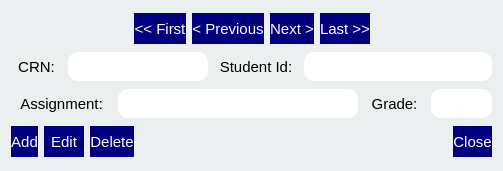
<?xml version="1.0" encoding="UTF-8"?>
<ui version="4.0">
 <class>gradeFormDialog</class>
 <widget class="QDialog" name="gradeFormDialog">
  <property name="geometry">
   <rect>
    <x>0</x>
    <y>0</y>
    <width>503</width>
    <height>171</height>
   </rect>
  </property>
  <property name="windowTitle">
   <string>Dialog</string>
  </property>
  <property name="styleSheet">
   <string notr="true">QDialog {background-color: rgb(235, 239, 240);}
QPushButton {background-color: rgb(0, 0, 127); color: white; border-width: 2 px; border-radius: 10 px; }
QLabel {color: black;}
QLineEdit {background-color: white; color: black; border-width: 2 px; border-radius: 10px;}</string>
  </property>
  <layout class="QVBoxLayout" name="verticalLayout">
   <item>
    <layout class="QHBoxLayout" name="horizontalLayout">
     <item>
      <spacer name="horizontalSpacer_5">
       <property name="orientation">
        <enum>Qt::Horizontal</enum>
       </property>
       <property name="sizeType">
        <enum>QSizePolicy::MinimumExpanding</enum>
       </property>
       <property name="sizeHint" stdset="0">
        <size>
         <width>40</width>
         <height>20</height>
        </size>
       </property>
      </spacer>
     </item>
     <item>
      <widget class="QPushButton" name="firstButton">
       <property name="sizePolicy">
        <sizepolicy hsizetype="Fixed" vsizetype="Fixed">
         <horstretch>0</horstretch>
         <verstretch>0</verstretch>
        </sizepolicy>
       </property>
       <property name="minimumSize">
        <size>
         <width>0</width>
         <height>31</height>
        </size>
       </property>
       <property name="font">
        <font>
         <family>Arial</family>
         <pointsize>11</pointsize>
        </font>
       </property>
       <property name="text">
        <string>&lt;&lt; First</string>
       </property>
       <property name="autoDefault">
        <bool>false</bool>
       </property>
       <property name="default">
        <bool>false</bool>
       </property>
      </widget>
     </item>
     <item>
      <widget class="QPushButton" name="previousButton">
       <property name="sizePolicy">
        <sizepolicy hsizetype="Fixed" vsizetype="Fixed">
         <horstretch>0</horstretch>
         <verstretch>0</verstretch>
        </sizepolicy>
       </property>
       <property name="minimumSize">
        <size>
         <width>0</width>
         <height>31</height>
        </size>
       </property>
       <property name="font">
        <font>
         <family>Arial</family>
         <pointsize>11</pointsize>
        </font>
       </property>
       <property name="text">
        <string>&lt; Previous</string>
       </property>
       <property name="autoDefault">
        <bool>false</bool>
       </property>
       <property name="default">
        <bool>false</bool>
       </property>
      </widget>
     </item>
     <item>
      <widget class="QPushButton" name="nextButton">
       <property name="sizePolicy">
        <sizepolicy hsizetype="Fixed" vsizetype="Fixed">
         <horstretch>0</horstretch>
         <verstretch>0</verstretch>
        </sizepolicy>
       </property>
       <property name="minimumSize">
        <size>
         <width>0</width>
         <height>31</height>
        </size>
       </property>
       <property name="font">
        <font>
         <family>Arial</family>
         <pointsize>11</pointsize>
        </font>
       </property>
       <property name="text">
        <string>Next &gt;</string>
       </property>
       <property name="autoDefault">
        <bool>false</bool>
       </property>
       <property name="default">
        <bool>false</bool>
       </property>
      </widget>
     </item>
     <item>
      <widget class="QPushButton" name="lastButton">
       <property name="sizePolicy">
        <sizepolicy hsizetype="Fixed" vsizetype="Fixed">
         <horstretch>0</horstretch>
         <verstretch>0</verstretch>
        </sizepolicy>
       </property>
       <property name="minimumSize">
        <size>
         <width>0</width>
         <height>31</height>
        </size>
       </property>
       <property name="font">
        <font>
         <family>Arial</family>
         <pointsize>11</pointsize>
        </font>
       </property>
       <property name="text">
        <string>Last &gt;&gt;</string>
       </property>
       <property name="autoDefault">
        <bool>false</bool>
       </property>
       <property name="default">
        <bool>false</bool>
       </property>
      </widget>
     </item>
     <item>
      <spacer name="horizontalSpacer_6">
       <property name="orientation">
        <enum>Qt::Horizontal</enum>
       </property>
       <property name="sizeType">
        <enum>QSizePolicy::MinimumExpanding</enum>
       </property>
       <property name="sizeHint" stdset="0">
        <size>
         <width>40</width>
         <height>20</height>
        </size>
       </property>
      </spacer>
     </item>
    </layout>
   </item>
   <item>
    <layout class="QHBoxLayout" name="horizontalLayout_3">
     <item>
      <widget class="QLabel" name="crnLabel">
       <property name="sizePolicy">
        <sizepolicy hsizetype="Fixed" vsizetype="Preferred">
         <horstretch>0</horstretch>
         <verstretch>0</verstretch>
        </sizepolicy>
       </property>
       <property name="maximumSize">
        <size>
         <width>51</width>
         <height>21</height>
        </size>
       </property>
       <property name="font">
        <font>
         <family>Arial</family>
         <pointsize>11</pointsize>
        </font>
       </property>
       <property name="text">
        <string>CRN:</string>
       </property>
       <property name="alignment">
        <set>Qt::AlignCenter</set>
       </property>
       <property name="buddy">
        <cstring>crnLineEdit</cstring>
       </property>
      </widget>
     </item>
     <item>
      <widget class="QLineEdit" name="crnLineEdit">
       <property name="sizePolicy">
        <sizepolicy hsizetype="Preferred" vsizetype="Preferred">
         <horstretch>0</horstretch>
         <verstretch>0</verstretch>
        </sizepolicy>
       </property>
       <property name="font">
        <font>
         <family>Arial</family>
         <pointsize>11</pointsize>
        </font>
       </property>
       <property name="text">
        <string/>
       </property>
       <property name="alignment">
        <set>Qt::AlignCenter</set>
       </property>
       <property name="placeholderText">
        <string/>
       </property>
      </widget>
     </item>
     <item>
      <widget class="QLabel" name="studentIdLabel">
       <property name="maximumSize">
        <size>
         <width>91</width>
         <height>21</height>
        </size>
       </property>
       <property name="font">
        <font>
         <family>Arial</family>
         <pointsize>11</pointsize>
        </font>
       </property>
       <property name="text">
        <string>Student Id:</string>
       </property>
       <property name="alignment">
        <set>Qt::AlignCenter</set>
       </property>
       <property name="buddy">
        <cstring>studentIdLineEdit</cstring>
       </property>
      </widget>
     </item>
     <item>
      <widget class="QLineEdit" name="studentIdLineEdit">
       <property name="sizePolicy">
        <sizepolicy hsizetype="Preferred" vsizetype="Fixed">
         <horstretch>0</horstretch>
         <verstretch>0</verstretch>
        </sizepolicy>
       </property>
       <property name="minimumSize">
        <size>
         <width>188</width>
         <height>29</height>
        </size>
       </property>
       <property name="font">
        <font>
         <family>Arial</family>
         <pointsize>11</pointsize>
        </font>
       </property>
       <property name="alignment">
        <set>Qt::AlignCenter</set>
       </property>
       <property name="placeholderText">
        <string/>
       </property>
      </widget>
     </item>
    </layout>
   </item>
   <item>
    <layout class="QHBoxLayout" name="horizontalLayout_2">
     <item>
      <widget class="QLabel" name="assignmentLabel">
       <property name="sizePolicy">
        <sizepolicy hsizetype="Fixed" vsizetype="Fixed">
         <horstretch>0</horstretch>
         <verstretch>0</verstretch>
        </sizepolicy>
       </property>
       <property name="maximumSize">
        <size>
         <width>101</width>
         <height>21</height>
        </size>
       </property>
       <property name="font">
        <font>
         <family>Arial</family>
         <pointsize>11</pointsize>
        </font>
       </property>
       <property name="text">
        <string>Assignment:</string>
       </property>
       <property name="alignment">
        <set>Qt::AlignCenter</set>
       </property>
       <property name="buddy">
        <cstring>assignmentLineEdit</cstring>
       </property>
      </widget>
     </item>
     <item>
      <widget class="QLineEdit" name="assignmentLineEdit">
       <property name="sizePolicy">
        <sizepolicy hsizetype="Preferred" vsizetype="Fixed">
         <horstretch>0</horstretch>
         <verstretch>0</verstretch>
        </sizepolicy>
       </property>
       <property name="minimumSize">
        <size>
         <width>188</width>
         <height>29</height>
        </size>
       </property>
       <property name="font">
        <font>
         <family>Arial</family>
         <pointsize>11</pointsize>
        </font>
       </property>
       <property name="alignment">
        <set>Qt::AlignCenter</set>
       </property>
       <property name="placeholderText">
        <string/>
       </property>
      </widget>
     </item>
     <item>
      <widget class="QLabel" name="gradeLabel">
       <property name="maximumSize">
        <size>
         <width>61</width>
         <height>21</height>
        </size>
       </property>
       <property name="font">
        <font>
         <family>Arial</family>
         <pointsize>11</pointsize>
        </font>
       </property>
       <property name="text">
        <string>Grade:</string>
       </property>
       <property name="alignment">
        <set>Qt::AlignCenter</set>
       </property>
       <property name="buddy">
        <cstring>gradeLineEdit</cstring>
       </property>
      </widget>
     </item>
     <item>
      <widget class="QLineEdit" name="gradeLineEdit">
       <property name="sizePolicy">
        <sizepolicy hsizetype="Preferred" vsizetype="Fixed">
         <horstretch>0</horstretch>
         <verstretch>0</verstretch>
        </sizepolicy>
       </property>
       <property name="minimumSize">
        <size>
         <width>61</width>
         <height>29</height>
        </size>
       </property>
       <property name="maximumSize">
        <size>
         <width>61</width>
         <height>29</height>
        </size>
       </property>
       <property name="font">
        <font>
         <family>Arial</family>
         <pointsize>11</pointsize>
        </font>
       </property>
       <property name="text">
        <string/>
       </property>
       <property name="alignment">
        <set>Qt::AlignCenter</set>
       </property>
       <property name="placeholderText">
        <string/>
       </property>
      </widget>
     </item>
    </layout>
   </item>
   <item>
    <layout class="QHBoxLayout" name="horizontalLayout_7">
     <item>
      <widget class="QPushButton" name="addButton">
       <property name="sizePolicy">
        <sizepolicy hsizetype="Fixed" vsizetype="Fixed">
         <horstretch>0</horstretch>
         <verstretch>0</verstretch>
        </sizepolicy>
       </property>
       <property name="minimumSize">
        <size>
         <width>0</width>
         <height>31</height>
        </size>
       </property>
       <property name="font">
        <font>
         <family>Arial</family>
         <pointsize>11</pointsize>
        </font>
       </property>
       <property name="text">
        <string>Add</string>
       </property>
       <property name="autoDefault">
        <bool>false</bool>
       </property>
       <property name="default">
        <bool>false</bool>
       </property>
      </widget>
     </item>
     <item>
      <widget class="QPushButton" name="editButton">
       <property name="minimumSize">
        <size>
         <width>40</width>
         <height>31</height>
        </size>
       </property>
       <property name="font">
        <font>
         <family>Arial</family>
         <pointsize>11</pointsize>
        </font>
       </property>
       <property name="text">
        <string>Edit</string>
       </property>
      </widget>
     </item>
     <item>
      <widget class="QPushButton" name="deleteButton">
       <property name="sizePolicy">
        <sizepolicy hsizetype="Fixed" vsizetype="Fixed">
         <horstretch>0</horstretch>
         <verstretch>0</verstretch>
        </sizepolicy>
       </property>
       <property name="minimumSize">
        <size>
         <width>0</width>
         <height>31</height>
        </size>
       </property>
       <property name="font">
        <font>
         <family>Arial</family>
         <pointsize>11</pointsize>
        </font>
       </property>
       <property name="text">
        <string>Delete</string>
       </property>
       <property name="autoDefault">
        <bool>false</bool>
       </property>
       <property name="default">
        <bool>false</bool>
       </property>
      </widget>
     </item>
     <item>
      <spacer name="horizontalSpacer">
       <property name="orientation">
        <enum>Qt::Horizontal</enum>
       </property>
       <property name="sizeType">
        <enum>QSizePolicy::MinimumExpanding</enum>
       </property>
       <property name="sizeHint" stdset="0">
        <size>
         <width>40</width>
         <height>20</height>
        </size>
       </property>
      </spacer>
     </item>
     <item>
      <widget class="QPushButton" name="closeButton">
       <property name="sizePolicy">
        <sizepolicy hsizetype="Fixed" vsizetype="Fixed">
         <horstretch>0</horstretch>
         <verstretch>0</verstretch>
        </sizepolicy>
       </property>
       <property name="minimumSize">
        <size>
         <width>0</width>
         <height>31</height>
        </size>
       </property>
       <property name="font">
        <font>
         <family>Arial</family>
         <pointsize>11</pointsize>
        </font>
       </property>
       <property name="text">
        <string>Close</string>
       </property>
       <property name="autoDefault">
        <bool>false</bool>
       </property>
       <property name="default">
        <bool>true</bool>
       </property>
      </widget>
     </item>
    </layout>
   </item>
  </layout>
 </widget>
 <resources/>
 <connections/>
</ui>
